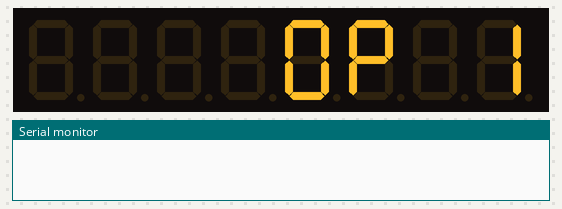
Simulated run of this sketch. Board: Arduino Uno, built with avr-gcc and run on an emulated ATmega328P. Parts: 8-digit seven-segment display, the last lines printed to the serial monitor.

Above: at 0.1 s.
At 8.5 s:
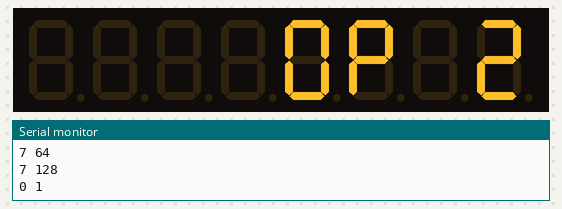
At 19.98 s:
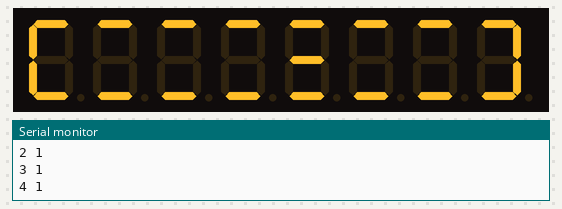
At 39.94 s:
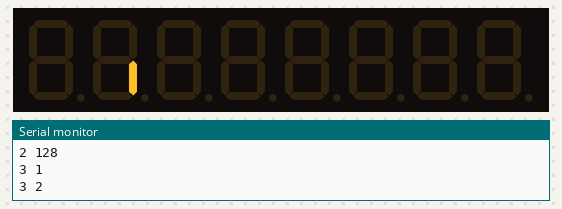

Measured:
- what the display in image 1 shows lasts 2.0 s, from 8.5 s to 10.5 s

The sketch:

double_max7219.ino
```cpp
/*

Bits of segment (count of bit shift <<)

      7
    +----+
    |    |
  2 |  1 | 6
    +----+
    |    |
  3 |    | 5
    +----+
      4

shift 8 is dot
*/


#include "LedControl.h"

#define DN_PIN 4
#define CLK_PIN 3
#define CS_PIN 2

#define DEVICE_NUMBER 0

LedControl lc = LedControl(DN_PIN, CLK_PIN, CS_PIN, 1);
volatile int digit = 0;
volatile byte mask = 0b00000001;
volatile byte marker = 0;
volatile int marker_direction = +1;


void setup() {
  // The MAX72XX is in power-saving mode on startup, wakeup it
  lc.shutdown(DEVICE_NUMBER, false);
  // Set the brightness to a medium values
  lc.setIntensity(DEVICE_NUMBER, 7);
  // Always clear the display on startup
  lc.clearDisplay(DEVICE_NUMBER);

  Serial.begin(115200);
}


void runShiftsMasksByRow() {
    for (byte j = 0; j < 64; j++) {
      lc.clearDisplay(DEVICE_NUMBER);

      if (mask == 0b10000000) {
        mask = 0b00000001;
        if (digit == 7) {
            digit = 0;
        } else {
          digit++;
        }
      } else mask = mask << 1;

      lc.setRow(DEVICE_NUMBER, digit, mask);

      Serial.print(digit);
      Serial.print(" ");
      Serial.println(mask);

      delay(100);
    }
}

void runShiftsMasksByColumn() {
    for (byte j = 0; j < 64; j++) {
      lc.clearDisplay(DEVICE_NUMBER);

      if (mask == 0b10000000) {
        mask = 0b00000001;
        if (digit == 7) {
            digit = 0;
        } else {
          digit++;
        }
      } else mask = mask << 1;

      lc.setColumn(DEVICE_NUMBER, digit, mask);

      Serial.print(digit);
      Serial.print(" ");
      Serial.println(mask);

      delay(100);
    }
}


void runSlash(){
  lc.clearDisplay(DEVICE_NUMBER);
  for (byte j = 0; j < (8 * 4 - 1); j++) {
    for (byte b = 0; b < 8; b++) {
      if (b == 0) {
        if (marker == 0) {
          lc.setRow(DEVICE_NUMBER, 0, 0b01111001);
        } else {
          lc.setRow(DEVICE_NUMBER, 0, 0b01111000);
        }
      } else if (b == 7) {
        if (marker == 7) {
          lc.setRow(DEVICE_NUMBER, 7, 0b01001111);
        } else {
          lc.setRow(DEVICE_NUMBER, 7, 0b01001110);
        }
      } else if (marker == b) {
        lc.setRow(DEVICE_NUMBER, b, 0b01001001);
      } else {
        lc.setRow(DEVICE_NUMBER, b, 0b01001000);
      }
    }

    if (marker == 0) marker_direction = +1;
    if (marker == 7) marker_direction = -1;
    marker += marker_direction;

    Serial.print(marker);
    Serial.print(" ");
    Serial.println(marker_direction);

    delay(250);
  }
}

void setOp(char op){
  lc.clearDisplay(DEVICE_NUMBER);

  lc.setChar(DEVICE_NUMBER, 3, '0', false);
  lc.setChar(DEVICE_NUMBER, 2, 'P', false);
  lc.setChar(DEVICE_NUMBER, 0, op, false);

  delay(2000);
}

void setShifts(){
  lc.clearDisplay(DEVICE_NUMBER);
  lc.setChar(DEVICE_NUMBER, 1, '1', false);
  lc.setRow(DEVICE_NUMBER, 0, 0b00000001);
  delay(2000);

  lc.clearDisplay(DEVICE_NUMBER);
  lc.setChar(DEVICE_NUMBER, 1, '2', false);
  lc.setRow(DEVICE_NUMBER, 0, 0b00000010);
  delay(2000);

  lc.clearDisplay(DEVICE_NUMBER);
  lc.setChar(DEVICE_NUMBER, 1, '3', false);
  lc.setRow(DEVICE_NUMBER, 0, 0b00000100);
  delay(2000);

  lc.clearDisplay(DEVICE_NUMBER);
  lc.setChar(DEVICE_NUMBER, 1, '4', false);
  lc.setRow(DEVICE_NUMBER, 0, 0b00001000);
  delay(2000);

  lc.clearDisplay(DEVICE_NUMBER);
  lc.setChar(DEVICE_NUMBER, 1, '5', false);
  lc.setRow(DEVICE_NUMBER, 0, 0b00010000);
  delay(2000);

  lc.clearDisplay(DEVICE_NUMBER);
  lc.setChar(DEVICE_NUMBER, 1, '6', false);
  lc.setRow(DEVICE_NUMBER, 0, 0b00100000);
  delay(2000);

  lc.clearDisplay(DEVICE_NUMBER);
  lc.setChar(DEVICE_NUMBER, 1, '7', false);
  lc.setRow(DEVICE_NUMBER, 0, 0b01000000);
  delay(2000);

  lc.clearDisplay(DEVICE_NUMBER);
  lc.setChar(DEVICE_NUMBER, 1, '8', false);
  lc.setRow(DEVICE_NUMBER, 0, 0b10000000);
  delay(2000);
}


void loop() {
  setOp('1');
  runShiftsMasksByRow();

  setOp('2');
  runShiftsMasksByColumn();

  setOp('3');
  runSlash();

  // setShifts();
}
```
